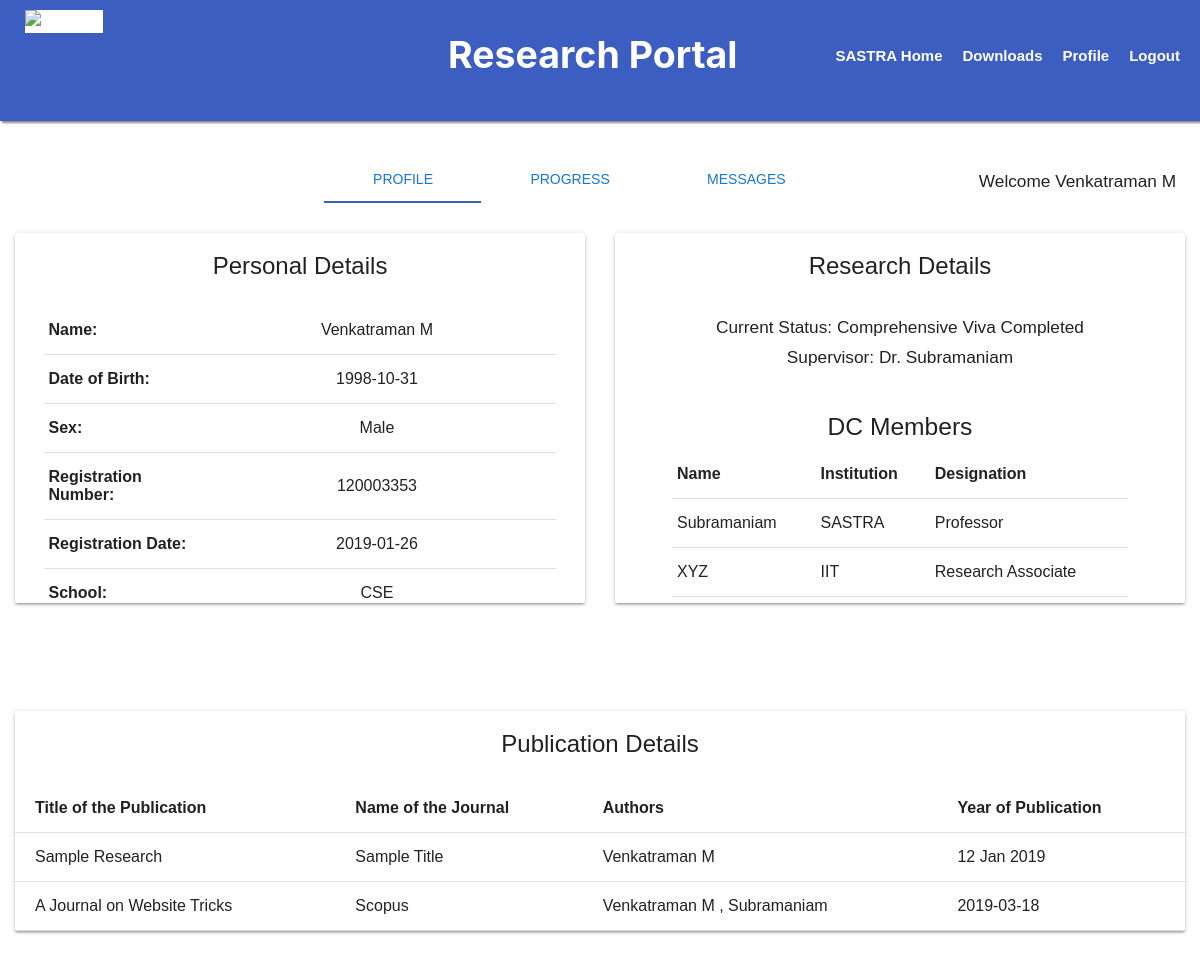
The app's page /scholar1/ (signed in), older data.
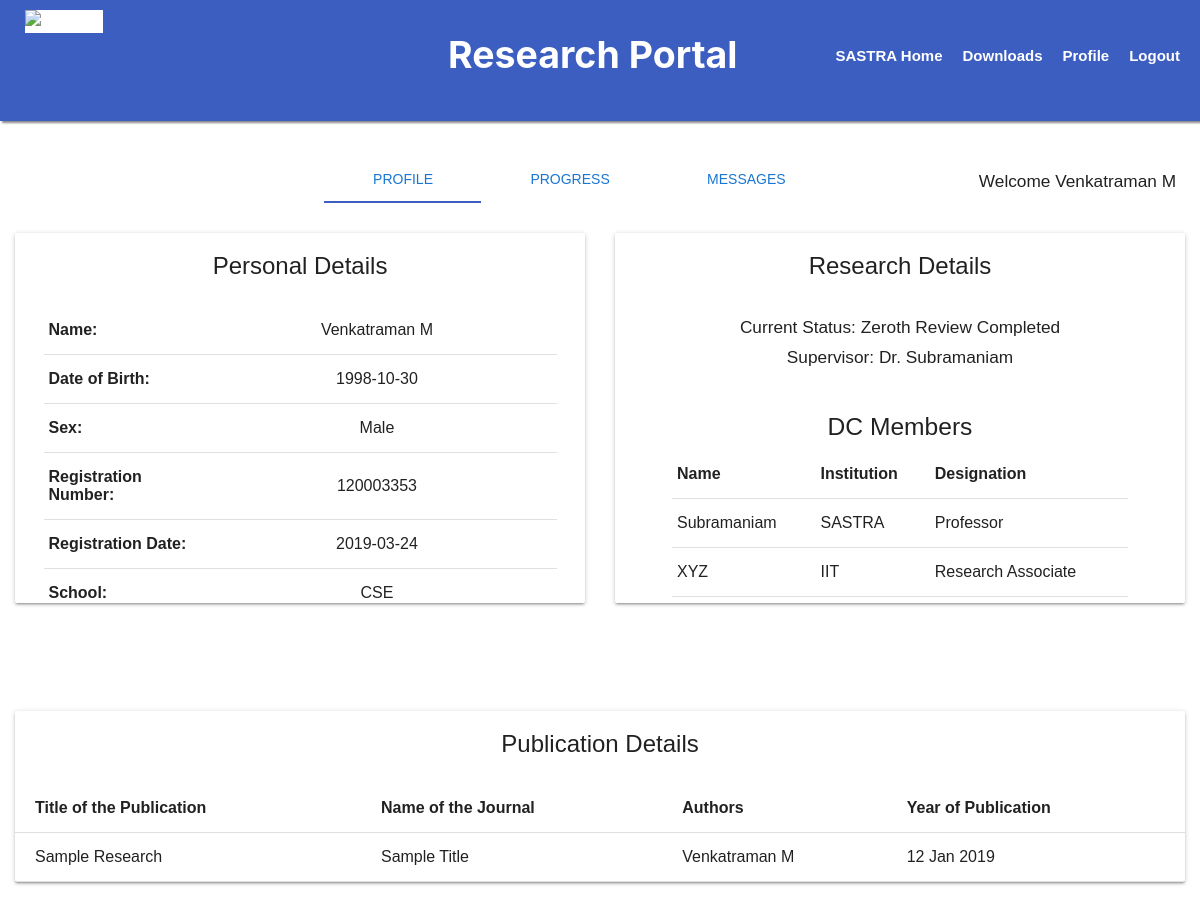
The same page, newer data.
### Research/models.py (models this page shows)
class Personal_Det(models.Model):
   name=models.CharField(max_length=50)
   scholar=models.OneToOneField(Scholar)
   email=models.EmailField()
   pemail=models.EmailField()
   category=models.CharField(max_length=10)
   school=models.CharField(max_length=30)
   phno=models.CharField(max_length=11)
   retitle=models.CharField(max_length=500)
   typet=models.CharField(max_length=30)
   regdate=models.CharField(max_length=10)
   sex=models.CharField(max_length=10)
   dob=models.CharField(max_length=10)
   supervisor=models.ForeignKey(Supervisor)
   institution=models.CharField(max_length=500)
   institution_ad=models.CharField(max_length=500)

class Progress(PolymorphicModel):
   level=models.IntegerField()
   name=models.CharField(max_length=40)
   scholar=models.ForeignKey(Scholar)
   current=models.BooleanField(default=False)
   result=models.CharField(max_length=5)

class Su_Personal_Det(models.Model):
   supervisor=models.OneToOneField(Supervisor)
   name=models.CharField(max_length=50)
   phno=models.PositiveIntegerField()
   email=models.EmailField()
   pemail=models.EmailField()
   sex=models.CharField(max_length=10)
   school=models.CharField(max_length=30)
   aoi=models.CharField(max_length=500)
   institution=models.CharField(max_length=500)
   designation=models.CharField(max_length=300)

class Publications(models.Model):
   title=models.CharField(max_length=1000)
   name=models.CharField(max_length=1000)
   date=models.CharField(max_length=10)
   supervisors=models.ManyToManyField(Supervisor)
   scholars=models.ManyToManyField(Scholar)

class Scholar(models.Model):
   regno=models.CharField(max_length=17,primary_key=True)
   password=models.CharField(max_length=30)
   approved=models.BooleanField(default=False)

class Supervisor(models.Model):
   mid=models.CharField(max_length=15,primary_key=True)
   password=models.CharField(max_length=30)
   dean=models.BooleanField(default=False)
   external=models.BooleanField(default=False)
   approved=models.BooleanField(default=False)

### Research/views.py (the view)
# urls.py: url(r'^scholar1/',scholar1),
def scholar1(request):
  if request.session.has_key('mid') or request.session.has_key('regno'):
     logg="Logout"
  else:
     logg="Login"
  status1=""
  current=""
  unread=0
  rno=request.session['regno']
  dbP=Personal_Det.objects.get(scholar__regno=rno)
  dbPu=Publications.objects.filter(scholars__regno=rno)
  dbUpcoming=Progress.objects.filter(scholar__regno=rno).order_by('level').exclude(result="pass")
  dbNext=""
  dbRest=""
  if dbUpcoming:
    dbNext=dbUpcoming[0]
    dbRest=dbUpcoming[1:]
  dbSubjects=Progress.objects.get(scholar__regno=rno,level=3)
  subjects=dbSubjects.subjected_set.all()
  dbMessages=Message.objects.filter(scholar__regno=rno).order_by('-latest')
  for message in dbMessages:
    if message.schunread==True:
      unread=unread+1
  dbCompleted=Progress.objects.filter(scholar__regno=rno,result="pass").order_by('-level')
  dbLatest=dbCompleted[0]
  dbOthers=dbCompleted[1:]
  dbSu=Su_Personal_Det.objects.get(supervisor__mid=dbP.supervisor.mid)
  reports=""
  DCguys=DCMembers.objects.filter(scholar__regno=rno)
  current=dbCompleted[0].name
  if unread==0:
    unread=""
  return render(request,"scholar1.html",{"name":dbP.name,"current":current,"dob":dbP.dob,"sex":dbP.sex,"reports":reports,"regno":dbP.scholar.regno,"regdate":dbP.regdate,"school":dbP.school,"pubs":dbPu,"supervisor":dbSu.name,"levels":levels,"logg":logg,"dbNext":dbNext,"dbRest":dbRest,"dbLatest":dbLatest,"dbOthers":dbOthers,"dbMessages":dbMessages,"unread":unread,"subjects":subjects})

### Templates/scholar1.html (shortened to what the changed rows need)
{%load static%}
<html>
<head>
	<link rel="stylesheet" href="{%static 'header.css' %}">
	<link rel="stylesheet" href="{%static 'scholar.css' %}">
	<link rel="stylesheet" href="https://cdnjs.cloudflare.com/ajax/libs/materialize/1.0.0/css/materialize.min.css">
	<link rel="stylesheet" href="https://use.fontawesome.com/releases/v5.6.3/css/all.css">
</head>
<body oncontextmenu="return false" >
					<div class="clearpad"><div class="item-page">
					<br>
					<h6><p class="welcome">Welcome {{name}}</p></h6>
				<br>
				<div id="profile">
							<div class="divided">
							<div class="done">
							<div class="card" id="card1">
								<br/>
								<table style="width:90%;margin:auto">
										<tr>
											<th class="tabtitle" style="width:30%">Name:</th>
											<td style="text-align:center">{{name}}</td>
										</tr>
										<tr>
											<th class="tabtitle">Date of Birth:</th>
											<td style="text-align:center">{{dob}}</td>
										</tr>
										<tr>
											<th class="tabtitle">Sex:</th>
											<td style="text-align:center">{{sex}}</td>
										</tr>
										<tr>
											<th class="tabtitle">Registration Number:</th>
											<td style="text-align:center">{{regno}}</td>
										</tr>
										<tr>
											<th class="tabtitle">Registration Date:</th>
											<td style="text-align:center">{{regdate}}</td>
										</tr>
										<tr>
											<th class="tabtitle">School:</th>
											<td style="text-align:center">{{school}}</td>
										</tr>
									</table><br/>
									<button class="btn-small waves-effect waves-light blue darken-3" onclick="toggled()">Change Password</button><br/>
						</div>
					</div>
					<div class="done">
							<div class="card" id="card1">
							<div class="card-title" style="padding-top: 15px">Research Details</div><br/>
							<center><h6>Current Status: {{dbLatest.name}} Completed</h6></center>
								<h6>Supervisor: Dr. {{supervisor}} </h6>
								<br/>
								<h5>DC Members</h5>
								<table style="width: 80%;margin: auto">
									<tr>
									<th>Name</th>
									<th>Institution</th>
									<th>Designation</th>
									 </tr>
									 <tr>
										 <td>{{supervisor}}</td>
										 <td>SASTRA</td>
										 <td>Professor</td>
									 </tr>
									 <tr>
									 </tr>
									 <tr>
									 </tr>
								</table>
								<br/>
						</div>
					</div>
				</div>
				<div class="publication-holder" style="padding: 15px;margin:auto;text-align: center">
				<div class="card">
					<div class="card-title" style="padding-top: 15px">Publication Details</div><br/>
					<table>
						<tr>
							<th style="padding-left:20px">Title of the Publication</th>
							<th>Name of the Journal</th>
							<th>Authors </th>
							<th>Year of Publication</th>
						</tr>
						<tr>
							<td style="padding-left:20px">Sample Research</td>
							<td>Sample Title</td>
							<td>{{name}}</td>
							<td>12 Jan 2019</td>
						</tr>
						{%for p in pubs%}
							<tr>
								<td style="padding-left:20px">{{p.title}}</td>
								<td>{{p.name}}</td>
								<td>{%for scholar in p.scholars.all%}{{scholar.personal_det.name}}{%endfor%} , {%for scholar in p.supervisors.all%}{{scholar.su_personal_det.name}}{%endfor%}</td>
								<td>{{p.date}}</td>
							</tr>
						{%endfor%}
					</table>
				</div>
			</div>
			</div>
<br>
</body>
</html>

Row changes from the older to the newer data that the page shows:
no longer on this page (row edited): Progress: name "Comprehensive Viva"
removed Publications: title "A Journal on Website Tricks", name "Scopus", date "2019-03-18", Scholar (personal_det.name "Venkatraman M")
no longer on this page (row unchanged): Supervisor: su_personal_det.name "Subramaniam"
changed Personal_Det "Venkatraman M": dob "1998-10-31" → "1998-10-30"; regdate "2019-01-26" → "2019-03-24"
now on this page (row edited): Progress: name "Zeroth Review"
